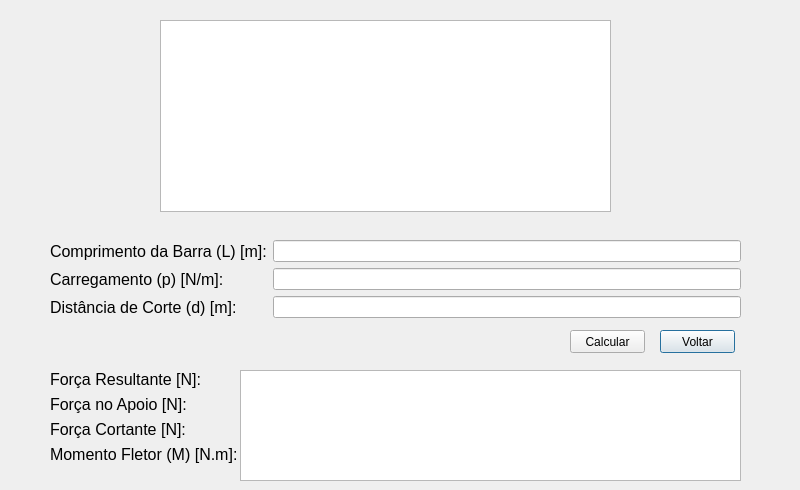
<?xml version="1.0" encoding="UTF-8"?>
<ui version="4.0">
 <class>Dialog</class>
 <widget class="QDialog" name="Dialog">
  <property name="geometry">
   <rect>
    <x>0</x>
    <y>0</y>
    <width>800</width>
    <height>490</height>
   </rect>
  </property>
  <property name="windowTitle">
   <string>Exemplo 2</string>
  </property>
  <widget class="QWidget" name="formLayoutWidget">
   <property name="geometry">
    <rect>
     <x>50</x>
     <y>240</y>
     <width>691</width>
     <height>81</height>
    </rect>
   </property>
   <layout class="QFormLayout" name="formLayout_2">
    <item row="0" column="0">
     <widget class="QLabel" name="label">
      <property name="font">
       <font>
        <pointsize>12</pointsize>
       </font>
      </property>
      <property name="text">
       <string>Comprimento da Barra (L) [m]:</string>
      </property>
     </widget>
    </item>
    <item row="0" column="1">
     <widget class="QLineEdit" name="lineEdit"/>
    </item>
    <item row="1" column="0">
     <widget class="QLabel" name="label_2">
      <property name="font">
       <font>
        <pointsize>12</pointsize>
       </font>
      </property>
      <property name="text">
       <string>Carregamento (p) [N/m]:</string>
      </property>
     </widget>
    </item>
    <item row="1" column="1">
     <widget class="QLineEdit" name="lineEdit_2"/>
    </item>
    <item row="2" column="0">
     <widget class="QLabel" name="label_11">
      <property name="font">
       <font>
        <pointsize>12</pointsize>
       </font>
      </property>
      <property name="text">
       <string>Distância de Corte (d) [m]:</string>
      </property>
     </widget>
    </item>
    <item row="2" column="1">
     <widget class="QLineEdit" name="lineEdit_3"/>
    </item>
   </layout>
  </widget>
  <widget class="QTextBrowser" name="textBrowser">
   <property name="geometry">
    <rect>
     <x>160</x>
     <y>20</y>
     <width>451</width>
     <height>192</height>
    </rect>
   </property>
   <property name="html">
    <string>&lt;!DOCTYPE HTML PUBLIC &quot;-//W3C//DTD HTML 4.0//EN&quot; &quot;http://www.w3.org/TR/REC-html40/strict.dtd&quot;&gt;
&lt;html&gt;&lt;head&gt;&lt;meta name=&quot;qrichtext&quot; content=&quot;1&quot; /&gt;&lt;style type=&quot;text/css&quot;&gt;
p, li { white-space: pre-wrap; }
&lt;/style&gt;&lt;/head&gt;&lt;body style=&quot; font-family:'MS Shell Dlg 2'; font-size:8.25pt; font-weight:400; font-style:normal;&quot;&gt;
&lt;p align=&quot;center&quot; style=&quot; margin-top:0px; margin-bottom:0px; margin-left:0px; margin-right:0px; -qt-block-indent:0; text-indent:0px;&quot;&gt;&lt;img src=&quot;:/images/Exercício 3.jpg&quot; /&gt;&lt;/p&gt;&lt;/body&gt;&lt;/html&gt;</string>
   </property>
  </widget>
  <widget class="QPushButton" name="pushButton_2">
   <property name="geometry">
    <rect>
     <x>660</x>
     <y>330</y>
     <width>75</width>
     <height>23</height>
    </rect>
   </property>
   <property name="text">
    <string>Voltar</string>
   </property>
  </widget>
  <widget class="QWidget" name="formLayoutWidget_2">
   <property name="geometry">
    <rect>
     <x>50</x>
     <y>370</y>
     <width>691</width>
     <height>173</height>
    </rect>
   </property>
   <layout class="QFormLayout" name="formLayout_3">
    <item row="0" column="0">
     <widget class="QLabel" name="label_7">
      <property name="font">
       <font>
        <pointsize>12</pointsize>
       </font>
      </property>
      <property name="text">
       <string>Força Resultante [N]:</string>
      </property>
     </widget>
    </item>
    <item row="0" column="1">
     <widget class="QLabel" name="label_8">
      <property name="font">
       <font>
        <pointsize>12</pointsize>
       </font>
      </property>
      <property name="text">
       <string/>
      </property>
     </widget>
    </item>
    <item row="1" column="0">
     <widget class="QLabel" name="label_9">
      <property name="font">
       <font>
        <pointsize>12</pointsize>
       </font>
      </property>
      <property name="text">
       <string>Força no Apoio [N]:</string>
      </property>
     </widget>
    </item>
    <item row="1" column="1">
     <widget class="QLabel" name="label_10">
      <property name="font">
       <font>
        <pointsize>12</pointsize>
       </font>
      </property>
      <property name="text">
       <string/>
      </property>
     </widget>
    </item>
    <item row="2" column="0">
     <widget class="QLabel" name="label_3">
      <property name="font">
       <font>
        <pointsize>12</pointsize>
       </font>
      </property>
      <property name="text">
       <string>Força Cortante [N]:</string>
      </property>
     </widget>
    </item>
    <item row="2" column="1">
     <widget class="QLabel" name="label_4">
      <property name="font">
       <font>
        <pointsize>12</pointsize>
       </font>
      </property>
      <property name="text">
       <string/>
      </property>
     </widget>
    </item>
    <item row="3" column="0">
     <widget class="QLabel" name="label_5">
      <property name="font">
       <font>
        <pointsize>12</pointsize>
       </font>
      </property>
      <property name="text">
       <string>Momento Fletor (M) [N.m]:</string>
      </property>
     </widget>
    </item>
    <item row="3" column="1">
     <widget class="QLabel" name="label_6">
      <property name="font">
       <font>
        <pointsize>12</pointsize>
       </font>
      </property>
      <property name="text">
       <string/>
      </property>
     </widget>
    </item>
   </layout>
  </widget>
  <widget class="QPushButton" name="pushButton">
   <property name="geometry">
    <rect>
     <x>570</x>
     <y>330</y>
     <width>75</width>
     <height>23</height>
    </rect>
   </property>
   <property name="text">
    <string>Calcular</string>
   </property>
  </widget>
  <widget class="QLabel" name="label_12">
   <property name="geometry">
    <rect>
     <x>0</x>
     <y>0</y>
     <width>800</width>
     <height>490</height>
    </rect>
   </property>
   <property name="text">
    <string/>
   </property>
   <property name="pixmap">
    <pixmap resource="resources/resources.qrc">:/images/exercicio1_2.jpg</pixmap>
   </property>
  </widget>
  <widget class="QTextBrowser" name="textBrowser_2">
   <property name="geometry">
    <rect>
     <x>240</x>
     <y>370</y>
     <width>501</width>
     <height>111</height>
    </rect>
   </property>
  </widget>
  <zorder>label_12</zorder>
  <zorder>textBrowser_2</zorder>
  <zorder>formLayoutWidget</zorder>
  <zorder>textBrowser</zorder>
  <zorder>pushButton_2</zorder>
  <zorder>formLayoutWidget_2</zorder>
  <zorder>pushButton</zorder>
 </widget>
 <resources>
  <include location="resources/resources.qrc"/>
 </resources>
 <connections>
  <connection>
   <sender>pushButton_2</sender>
   <signal>clicked()</signal>
   <receiver>Dialog</receiver>
   <slot>close()</slot>
   <hints>
    <hint type="sourcelabel">
     <x>697</x>
     <y>341</y>
    </hint>
    <hint type="destinationlabel">
     <x>399</x>
     <y>244</y>
    </hint>
   </hints>
  </connection>
 </connections>
</ui>
